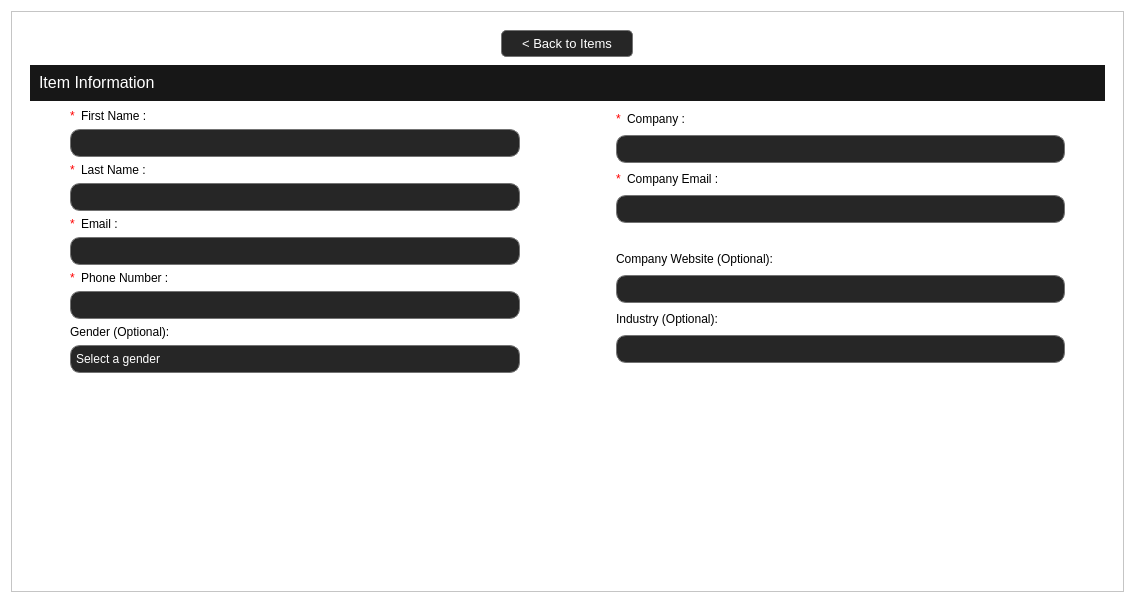
<?xml version="1.0" encoding="UTF-8"?>
<ui version="4.0">
 <class>item_profile</class>
 <widget class="QWidget" name="item_profile">
  <property name="geometry">
   <rect>
    <x>0</x>
    <y>0</y>
    <width>1135</width>
    <height>603</height>
   </rect>
  </property>
  <property name="sizePolicy">
   <sizepolicy hsizetype="Expanding" vsizetype="Expanding">
    <horstretch>0</horstretch>
    <verstretch>0</verstretch>
   </sizepolicy>
  </property>
  <property name="windowTitle">
   <string>Add Contact</string>
  </property>
  <property name="styleSheet">
   <string notr="true">background-color: transparent;
background-color: rgb(255, 255, 255);
</string>
  </property>
  <layout class="QGridLayout" name="gridLayout_11">
   <item row="0" column="0">
    <widget class="QScrollArea" name="scrollArea_4">
     <property name="sizePolicy">
      <sizepolicy hsizetype="Expanding" vsizetype="Expanding">
       <horstretch>0</horstretch>
       <verstretch>0</verstretch>
      </sizepolicy>
     </property>
     <property name="styleSheet">
      <string notr="true">background-color: transparent;
QLabel {
color: rgb(0, 0, 0);
}</string>
     </property>
     <property name="widgetResizable">
      <bool>true</bool>
     </property>
     <widget class="QWidget" name="scrollAreaWidgetContents_4">
      <property name="geometry">
       <rect>
        <x>0</x>
        <y>0</y>
        <width>1115</width>
        <height>583</height>
       </rect>
      </property>
      <property name="sizePolicy">
       <sizepolicy hsizetype="Expanding" vsizetype="Expanding">
        <horstretch>0</horstretch>
        <verstretch>0</verstretch>
       </sizepolicy>
      </property>
      <property name="styleSheet">
       <string notr="true"/>
      </property>
      <layout class="QGridLayout" name="gridLayout_2">
       <item row="2" column="0">
        <spacer name="verticalSpacer">
         <property name="orientation">
          <enum>Qt::Vertical</enum>
         </property>
         <property name="sizeHint" stdset="0">
          <size>
           <width>20</width>
           <height>40</height>
          </size>
         </property>
        </spacer>
       </item>
       <item row="1" column="0">
        <widget class="QFrame" name="frame_4">
         <property name="sizePolicy">
          <sizepolicy hsizetype="Expanding" vsizetype="Fixed">
           <horstretch>0</horstretch>
           <verstretch>0</verstretch>
          </sizepolicy>
         </property>
         <property name="minimumSize">
          <size>
           <width>0</width>
           <height>0</height>
          </size>
         </property>
         <property name="maximumSize">
          <size>
           <width>16777215</width>
           <height>16777215</height>
          </size>
         </property>
         <property name="styleSheet">
          <string notr="true">/*  Put Here the Style Sheeeeeeeeeeettttttttttttt for le Beuton - Gaby Plaza  */

/*
This is the Order of Stuff:
- Line Edit
- Labels
- Button
- Combo Box
*/



/* Line Edit Design Here*/
QLineEdit {
    background-color: #262626;
    border: 1px solid #737373;
    color: white;
	border-radius: 10px;
	padding: 5px;
	font: 10pt &quot;Segoe UI&quot;;
}

/* Labels Design Here*/
QLabel {
    background-color: rgb(255, 255, 255);
    color: rgb(0, 0, 0);               
}


/* Button Design Here*/
QPushButton {
    background-color: #262626;
    border: 1px solid #737373;
    color: white;
    border-radius: 5px;
    padding: 5px;
    font: 10pt &quot;Segoe UI&quot;;
    text-align: center;
	padding-left: 20px;
    padding-right: 20px;
}

QPushButton:hover {
    background-color: rgb(200, 200, 200);  /* Darker gray on hover */
    color: rgb(0, 0, 0);
}

QPushButton:pressed {
    background-color: rgb(180, 180, 180);  /* Darker gray on press */
}



/* Combo Boxes Design Here*/
QComboBox {
    background-color: #262626;
    border: 1px solid #737373;
    color: white;
    border-radius: 10px;
    padding: 5px;
    font: 10pt &quot;Segoe UI&quot;;
}

QComboBox::drop-down {
    border: none;
}

QComboBox QAbstractItemView {
    background-color: #262626;
    color: white;
    border-radius: 10px;
}
</string>
         </property>
         <property name="frameShape">
          <enum>QFrame::NoFrame</enum>
         </property>
         <layout class="QGridLayout" name="gridLayout">
          <item row="4" column="1">
           <layout class="QHBoxLayout" name="horizontalLayout">
            <item>
             <widget class="QPushButton" name="back_btn">
              <property name="sizePolicy">
               <sizepolicy hsizetype="Fixed" vsizetype="Fixed">
                <horstretch>0</horstretch>
                <verstretch>0</verstretch>
               </sizepolicy>
              </property>
              <property name="font">
               <font>
                <family>Segoe UI</family>
                <pointsize>10</pointsize>
                <italic>false</italic>
                <bold>false</bold>
               </font>
              </property>
              <property name="cursor">
               <cursorShape>PointingHandCursor</cursorShape>
              </property>
              <property name="styleSheet">
               <string notr="true"/>
              </property>
              <property name="text">
               <string>&lt; Back to Items</string>
              </property>
              <property name="icon">
               <iconset>
                <normaloff>:/new/newPrefix/Resources/left-arrow.png</normaloff>
                <disabledon>:/new/newPrefix/Resources/left-arrow.png</disabledon>:/new/newPrefix/Resources/left-arrow.png</iconset>
              </property>
              <property name="flat">
               <bool>true</bool>
              </property>
             </widget>
            </item>
            <item>
             <layout class="QHBoxLayout" name="horizontalLayout_2"/>
            </item>
           </layout>
          </item>
          <item row="6" column="1">
           <layout class="QGridLayout" name="gridLayout_8">
            <item row="0" column="0">
             <layout class="QGridLayout" name="gridLayout_10">
              <item row="10" column="1">
               <widget class="QComboBox" name="gender_combo">
                <property name="sizePolicy">
                 <sizepolicy hsizetype="Expanding" vsizetype="Fixed">
                  <horstretch>0</horstretch>
                  <verstretch>0</verstretch>
                 </sizepolicy>
                </property>
                <property name="styleSheet">
                 <string notr="true"/>
                </property>
                <property name="currentIndex">
                 <number>-1</number>
                </property>
                <property name="placeholderText">
                 <string>Select a gender</string>
                </property>
                <item>
                 <property name="text">
                  <string>Male</string>
                 </property>
                </item>
                <item>
                 <property name="text">
                  <string>Female</string>
                 </property>
                </item>
                <item>
                 <property name="text">
                  <string>Other</string>
                 </property>
                </item>
               </widget>
              </item>
              <item row="8" column="1">
               <widget class="QLineEdit" name="phone_line">
                <property name="sizePolicy">
                 <sizepolicy hsizetype="Expanding" vsizetype="Fixed">
                  <horstretch>0</horstretch>
                  <verstretch>0</verstretch>
                 </sizepolicy>
                </property>
                <property name="minimumSize">
                 <size>
                  <width>0</width>
                  <height>0</height>
                 </size>
                </property>
                <property name="maximumSize">
                 <size>
                  <width>16777215</width>
                  <height>16777215</height>
                 </size>
                </property>
                <property name="styleSheet">
                 <string notr="true"/>
                </property>
               </widget>
              </item>
              <item row="2" column="1">
               <widget class="QLineEdit" name="firstname_line">
                <property name="sizePolicy">
                 <sizepolicy hsizetype="Expanding" vsizetype="Fixed">
                  <horstretch>0</horstretch>
                  <verstretch>0</verstretch>
                 </sizepolicy>
                </property>
                <property name="minimumSize">
                 <size>
                  <width>0</width>
                  <height>0</height>
                 </size>
                </property>
                <property name="maximumSize">
                 <size>
                  <width>16777215</width>
                  <height>16777215</height>
                 </size>
                </property>
                <property name="styleSheet">
                 <string notr="true"/>
                </property>
               </widget>
              </item>
              <item row="7" column="1">
               <layout class="QHBoxLayout" name="horizontalLayout_7">
                <item>
                 <widget class="QLabel" name="FirstNameLabel_8">
                  <property name="sizePolicy">
                   <sizepolicy hsizetype="Minimum" vsizetype="Fixed">
                    <horstretch>0</horstretch>
                    <verstretch>0</verstretch>
                   </sizepolicy>
                  </property>
                  <property name="styleSheet">
                   <string notr="true">color: red;</string>
                  </property>
                  <property name="text">
                   <string>*</string>
                  </property>
                 </widget>
                </item>
                <item>
                 <widget class="QLabel" name="SuffixLabel_8">
                  <property name="sizePolicy">
                   <sizepolicy hsizetype="Expanding" vsizetype="Fixed">
                    <horstretch>0</horstretch>
                    <verstretch>0</verstretch>
                   </sizepolicy>
                  </property>
                  <property name="styleSheet">
                   <string notr="true"/>
                  </property>
                  <property name="text">
                   <string>Phone Number :</string>
                  </property>
                 </widget>
                </item>
               </layout>
              </item>
              <item row="1" column="1">
               <layout class="QHBoxLayout" name="horizontalLayout_4">
                <item>
                 <widget class="QLabel" name="FirstNameLabel_5">
                  <property name="sizePolicy">
                   <sizepolicy hsizetype="Minimum" vsizetype="Fixed">
                    <horstretch>0</horstretch>
                    <verstretch>0</verstretch>
                   </sizepolicy>
                  </property>
                  <property name="styleSheet">
                   <string notr="true">color: red;</string>
                  </property>
                  <property name="text">
                   <string>*</string>
                  </property>
                 </widget>
                </item>
                <item>
                 <widget class="QLabel" name="FirstNameLabel_4">
                  <property name="sizePolicy">
                   <sizepolicy hsizetype="Expanding" vsizetype="Fixed">
                    <horstretch>0</horstretch>
                    <verstretch>0</verstretch>
                   </sizepolicy>
                  </property>
                  <property name="styleSheet">
                   <string notr="true"/>
                  </property>
                  <property name="text">
                   <string>First Name :</string>
                  </property>
                 </widget>
                </item>
               </layout>
              </item>
              <item row="6" column="0">
               <spacer name="horizontalSpacer_2">
                <property name="orientation">
                 <enum>Qt::Vertical</enum>
                </property>
                <property name="sizeType">
                 <enum>QSizePolicy::Fixed</enum>
                </property>
                <property name="sizeHint" stdset="0">
                 <size>
                  <width>40</width>
                  <height>20</height>
                 </size>
                </property>
               </spacer>
              </item>
              <item row="6" column="1">
               <widget class="QLineEdit" name="email_line">
                <property name="sizePolicy">
                 <sizepolicy hsizetype="Expanding" vsizetype="Fixed">
                  <horstretch>0</horstretch>
                  <verstretch>0</verstretch>
                 </sizepolicy>
                </property>
                <property name="minimumSize">
                 <size>
                  <width>0</width>
                  <height>0</height>
                 </size>
                </property>
                <property name="maximumSize">
                 <size>
                  <width>16777215</width>
                  <height>16777215</height>
                 </size>
                </property>
                <property name="styleSheet">
                 <string notr="true"/>
                </property>
               </widget>
              </item>
              <item row="5" column="1">
               <layout class="QHBoxLayout" name="horizontalLayout_6">
                <item>
                 <widget class="QLabel" name="FirstNameLabel_7">
                  <property name="sizePolicy">
                   <sizepolicy hsizetype="Minimum" vsizetype="Fixed">
                    <horstretch>0</horstretch>
                    <verstretch>0</verstretch>
                   </sizepolicy>
                  </property>
                  <property name="styleSheet">
                   <string notr="true">color: red;</string>
                  </property>
                  <property name="text">
                   <string>*</string>
                  </property>
                 </widget>
                </item>
                <item>
                 <widget class="QLabel" name="MiddleNameLabel_8">
                  <property name="sizePolicy">
                   <sizepolicy hsizetype="Expanding" vsizetype="Fixed">
                    <horstretch>0</horstretch>
                    <verstretch>0</verstretch>
                   </sizepolicy>
                  </property>
                  <property name="styleSheet">
                   <string notr="true"/>
                  </property>
                  <property name="text">
                   <string>Email :</string>
                  </property>
                 </widget>
                </item>
               </layout>
              </item>
              <item row="4" column="1">
               <widget class="QLineEdit" name="lastname_line">
                <property name="sizePolicy">
                 <sizepolicy hsizetype="Expanding" vsizetype="Fixed">
                  <horstretch>0</horstretch>
                  <verstretch>0</verstretch>
                 </sizepolicy>
                </property>
                <property name="minimumSize">
                 <size>
                  <width>0</width>
                  <height>0</height>
                 </size>
                </property>
                <property name="maximumSize">
                 <size>
                  <width>16777215</width>
                  <height>16777215</height>
                 </size>
                </property>
                <property name="styleSheet">
                 <string notr="true"/>
                </property>
               </widget>
              </item>
              <item row="9" column="1">
               <widget class="QLabel" name="GenderLabel_4">
                <property name="sizePolicy">
                 <sizepolicy hsizetype="Expanding" vsizetype="Fixed">
                  <horstretch>0</horstretch>
                  <verstretch>0</verstretch>
                 </sizepolicy>
                </property>
                <property name="styleSheet">
                 <string notr="true"/>
                </property>
                <property name="text">
                 <string>Gender (Optional):</string>
                </property>
               </widget>
              </item>
              <item row="3" column="1">
               <layout class="QHBoxLayout" name="horizontalLayout_5">
                <item>
                 <widget class="QLabel" name="FirstNameLabel_6">
                  <property name="sizePolicy">
                   <sizepolicy hsizetype="Minimum" vsizetype="Fixed">
                    <horstretch>0</horstretch>
                    <verstretch>0</verstretch>
                   </sizepolicy>
                  </property>
                  <property name="styleSheet">
                   <string notr="true">color: red;</string>
                  </property>
                  <property name="text">
                   <string>*</string>
                  </property>
                 </widget>
                </item>
                <item>
                 <widget class="QLabel" name="LastNameLabel_4">
                  <property name="sizePolicy">
                   <sizepolicy hsizetype="Expanding" vsizetype="Fixed">
                    <horstretch>0</horstretch>
                    <verstretch>0</verstretch>
                   </sizepolicy>
                  </property>
                  <property name="styleSheet">
                   <string notr="true"/>
                  </property>
                  <property name="text">
                   <string>Last Name :</string>
                  </property>
                 </widget>
                </item>
               </layout>
              </item>
             </layout>
            </item>
            <item row="0" column="1">
             <spacer name="horizontalSpacer">
              <property name="orientation">
               <enum>Qt::Vertical</enum>
              </property>
              <property name="sizeType">
               <enum>QSizePolicy::Fixed</enum>
              </property>
              <property name="sizeHint" stdset="0">
               <size>
                <width>90</width>
                <height>20</height>
               </size>
              </property>
             </spacer>
            </item>
            <item row="0" column="2">
             <layout class="QGridLayout" name="gridLayout_9">
              <item row="6" column="0">
               <widget class="QLabel" name="CompanyLabel_6">
                <property name="sizePolicy">
                 <sizepolicy hsizetype="Expanding" vsizetype="Fixed">
                  <horstretch>0</horstretch>
                  <verstretch>0</verstretch>
                 </sizepolicy>
                </property>
                <property name="styleSheet">
                 <string notr="true"/>
                </property>
                <property name="text">
                 <string>Company Website (Optional):</string>
                </property>
               </widget>
              </item>
              <item row="9" column="0">
               <widget class="QLineEdit" name="company_industry_line">
                <property name="sizePolicy">
                 <sizepolicy hsizetype="Expanding" vsizetype="Fixed">
                  <horstretch>0</horstretch>
                  <verstretch>0</verstretch>
                 </sizepolicy>
                </property>
                <property name="minimumSize">
                 <size>
                  <width>0</width>
                  <height>0</height>
                 </size>
                </property>
                <property name="maximumSize">
                 <size>
                  <width>16777215</width>
                  <height>16777215</height>
                 </size>
                </property>
                <property name="styleSheet">
                 <string notr="true"/>
                </property>
               </widget>
              </item>
              <item row="4" column="0">
               <widget class="QLineEdit" name="company_email_line">
                <property name="sizePolicy">
                 <sizepolicy hsizetype="Expanding" vsizetype="Fixed">
                  <horstretch>0</horstretch>
                  <verstretch>0</verstretch>
                 </sizepolicy>
                </property>
                <property name="minimumSize">
                 <size>
                  <width>0</width>
                  <height>0</height>
                 </size>
                </property>
                <property name="maximumSize">
                 <size>
                  <width>16777215</width>
                  <height>16777215</height>
                 </size>
                </property>
                <property name="styleSheet">
                 <string notr="true"/>
                </property>
               </widget>
              </item>
              <item row="0" column="0">
               <layout class="QHBoxLayout" name="horizontalLayout_8">
                <item>
                 <widget class="QLabel" name="FirstNameLabel_9">
                  <property name="sizePolicy">
                   <sizepolicy hsizetype="Minimum" vsizetype="Fixed">
                    <horstretch>0</horstretch>
                    <verstretch>0</verstretch>
                   </sizepolicy>
                  </property>
                  <property name="styleSheet">
                   <string notr="true">color: red;</string>
                  </property>
                  <property name="text">
                   <string>*</string>
                  </property>
                 </widget>
                </item>
                <item>
                 <widget class="QLabel" name="CompanyLabel">
                  <property name="sizePolicy">
                   <sizepolicy hsizetype="Expanding" vsizetype="Fixed">
                    <horstretch>0</horstretch>
                    <verstretch>0</verstretch>
                   </sizepolicy>
                  </property>
                  <property name="styleSheet">
                   <string notr="true"/>
                  </property>
                  <property name="text">
                   <string>Company :</string>
                  </property>
                 </widget>
                </item>
               </layout>
              </item>
              <item row="1" column="0">
               <widget class="QLineEdit" name="company_line">
                <property name="sizePolicy">
                 <sizepolicy hsizetype="Expanding" vsizetype="Fixed">
                  <horstretch>0</horstretch>
                  <verstretch>0</verstretch>
                 </sizepolicy>
                </property>
                <property name="minimumSize">
                 <size>
                  <width>0</width>
                  <height>0</height>
                 </size>
                </property>
                <property name="maximumSize">
                 <size>
                  <width>16777215</width>
                  <height>16777215</height>
                 </size>
                </property>
                <property name="styleSheet">
                 <string notr="true"/>
                </property>
               </widget>
              </item>
              <item row="7" column="0">
               <widget class="QLineEdit" name="company_website_line">
                <property name="sizePolicy">
                 <sizepolicy hsizetype="Expanding" vsizetype="Fixed">
                  <horstretch>0</horstretch>
                  <verstretch>0</verstretch>
                 </sizepolicy>
                </property>
                <property name="minimumSize">
                 <size>
                  <width>0</width>
                  <height>0</height>
                 </size>
                </property>
                <property name="maximumSize">
                 <size>
                  <width>16777215</width>
                  <height>16777215</height>
                 </size>
                </property>
                <property name="styleSheet">
                 <string notr="true"/>
                </property>
               </widget>
              </item>
              <item row="8" column="0">
               <widget class="QLabel" name="CompanyLabel_7">
                <property name="sizePolicy">
                 <sizepolicy hsizetype="Expanding" vsizetype="Fixed">
                  <horstretch>0</horstretch>
                  <verstretch>0</verstretch>
                 </sizepolicy>
                </property>
                <property name="styleSheet">
                 <string notr="true"/>
                </property>
                <property name="text">
                 <string>Industry (Optional):</string>
                </property>
               </widget>
              </item>
              <item row="2" column="0">
               <layout class="QHBoxLayout" name="horizontalLayout_9">
                <item>
                 <widget class="QLabel" name="FirstNameLabel_11">
                  <property name="sizePolicy">
                   <sizepolicy hsizetype="Minimum" vsizetype="Fixed">
                    <horstretch>0</horstretch>
                    <verstretch>0</verstretch>
                   </sizepolicy>
                  </property>
                  <property name="styleSheet">
                   <string notr="true">color: red;</string>
                  </property>
                  <property name="text">
                   <string>*</string>
                  </property>
                 </widget>
                </item>
                <item>
                 <widget class="QLabel" name="CompanyLabel_5">
                  <property name="sizePolicy">
                   <sizepolicy hsizetype="Expanding" vsizetype="Fixed">
                    <horstretch>0</horstretch>
                    <verstretch>0</verstretch>
                   </sizepolicy>
                  </property>
                  <property name="styleSheet">
                   <string notr="true"/>
                  </property>
                  <property name="text">
                   <string>Company Email :</string>
                  </property>
                 </widget>
                </item>
               </layout>
              </item>
              <item row="5" column="1">
               <spacer name="horizontalSpacer_5">
                <property name="orientation">
                 <enum>Qt::Vertical</enum>
                </property>
                <property name="sizeType">
                 <enum>QSizePolicy::Fixed</enum>
                </property>
                <property name="sizeHint" stdset="0">
                 <size>
                  <width>40</width>
                  <height>20</height>
                 </size>
                </property>
               </spacer>
              </item>
             </layout>
            </item>
           </layout>
          </item>
          <item row="5" column="1">
           <layout class="QVBoxLayout" name="verticalLayout_19">
            <property name="spacing">
             <number>0</number>
            </property>
            <item>
             <widget class="QWidget" name="widget_21" native="true">
              <property name="sizePolicy">
               <sizepolicy hsizetype="Expanding" vsizetype="Fixed">
                <horstretch>0</horstretch>
                <verstretch>0</verstretch>
               </sizepolicy>
              </property>
              <property name="minimumSize">
               <size>
                <width>0</width>
                <height>40</height>
               </size>
              </property>
              <property name="styleSheet">
               <string notr="true">QWidget {
    background-color: #171717;
    border-top: 2px solid #ffffff;   /* Change color/width as needed */
    border-bottom: 2px solid #ffffff;
    border-left: none;
    border-right: none;
}
</string>
              </property>
              <layout class="QGridLayout" name="gridLayout_5">
               <item row="1" column="0">
                <widget class="QLabel" name="AdditionalInformation_15">
                 <property name="sizePolicy">
                  <sizepolicy hsizetype="Expanding" vsizetype="Fixed">
                   <horstretch>0</horstretch>
                   <verstretch>0</verstretch>
                  </sizepolicy>
                 </property>
                 <property name="font">
                  <font>
                   <family>Segoe UI</family>
                   <pointsize>12</pointsize>
                   <italic>false</italic>
                   <fontweight>Black</fontweight>
                  </font>
                 </property>
                 <property name="styleSheet">
                  <string notr="true">QLabel {
    border: none;
    color: white;
	font: 900 12pt &quot;Segoe UI&quot;;
}</string>
                 </property>
                 <property name="text">
                  <string>Item Information</string>
                 </property>
                </widget>
               </item>
              </layout>
             </widget>
            </item>
           </layout>
          </item>
          <item row="10" column="1">
           <layout class="QGridLayout" name="gridLayout_14"/>
          </item>
         </layout>
        </widget>
       </item>
      </layout>
     </widget>
    </widget>
   </item>
  </layout>
 </widget>
 <tabstops>
  <tabstop>firstname_line</tabstop>
  <tabstop>lastname_line</tabstop>
  <tabstop>email_line</tabstop>
  <tabstop>phone_line</tabstop>
  <tabstop>gender_combo</tabstop>
  <tabstop>company_line</tabstop>
  <tabstop>company_email_line</tabstop>
  <tabstop>company_website_line</tabstop>
  <tabstop>company_industry_line</tabstop>
  <tabstop>scrollArea_4</tabstop>
 </tabstops>
 <resources/>
 <connections/>
</ui>
